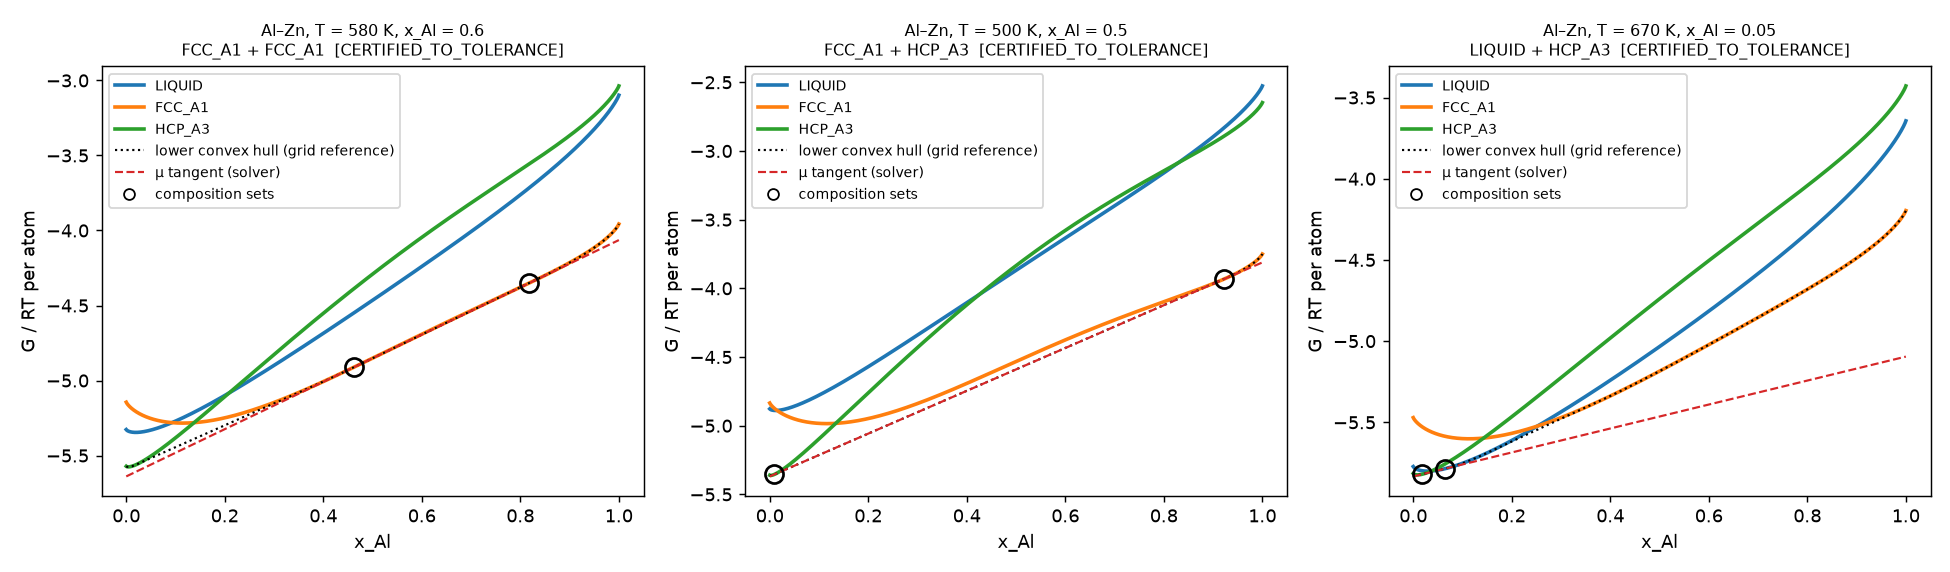

This figure's Python source:
"""MVP 3: certified Al–Zn equilibria from a TDB database.

Reads the an Mey (1993) Al–Zn assessment (examples/data/alzn_mey.tdb), shows
the symbolic parameter view, builds the phase models, and computes certified
equilibria at three two-phase states:

- 580 K, x_Al = 0.6: inside the FCC miscibility gap (two FCC_A1 sets);
- 500 K, x_Al = 0.5: below the eutectoid, FCC_A1 + HCP_A3;
- 670 K, x_Al = 0.05: above the eutectic, LIQUID + HCP_A3.

Each state gets a G–x panel with the common tangent. Run with
``uv run python examples/alzn_tdb.py``.
"""

from pathlib import Path

import matplotlib.pyplot as plt

from discopt.calphad import ThermoDatabase, equilibrium
from discopt.calphad.plot import plot_gx

HERE = Path(__file__).parent
db = ThermoDatabase.from_tdb(HERE / "data" / "alzn_mey.tdb")

print("phases usable in Al–Zn:")
for name, status in db.applicability(("AL", "ZN")).items():
    print(f"  {name:8s} {status}")

phases = db.phase_models(("AL", "ZN"))
liq = phases["LIQUID"]
print("\nsymbolic view (named functions kept):")
print("  G(LIQUID,AL;0) =", liq.g[0].expr())
for k, Lk in enumerate(liq.L):
    print(f"  L{k}(LIQUID)    =", Lk.expr(), "   <-", repr(Lk))
print("\nfirst TDB export lines:")
print("\n".join(db.to_tdb().splitlines()[2:6]))

states = [(580.0, 0.6), (500.0, 0.5), (670.0, 0.05)]  # (T, x_Al)
fig, axes = plt.subplots(1, len(states), figsize=(15, 4.4))
for ax, (T, x_al) in zip(axes, states):
    res = equilibrium(list(phases.values()), x=x_al, T=T)
    print()
    print(res.summary())
    plot_gx(list(phases.values()), res, T=T, ax=ax)
    ax.set_xlabel("x_Al")
    sets = " + ".join(cs.phase.name for cs in res.composition_sets)  # a miscibility gap shows the phase twice
    ax.set_title(f"Al–Zn, T = {T:g} K, x_Al = {x_al:g}\n{sets}  [{res.certificate.level.name}]", fontsize=9)
fig.tight_layout()
out = HERE / "alzn_tdb.png"
fig.savefig(out, dpi=130)
print(f"\nwrote {out}")
